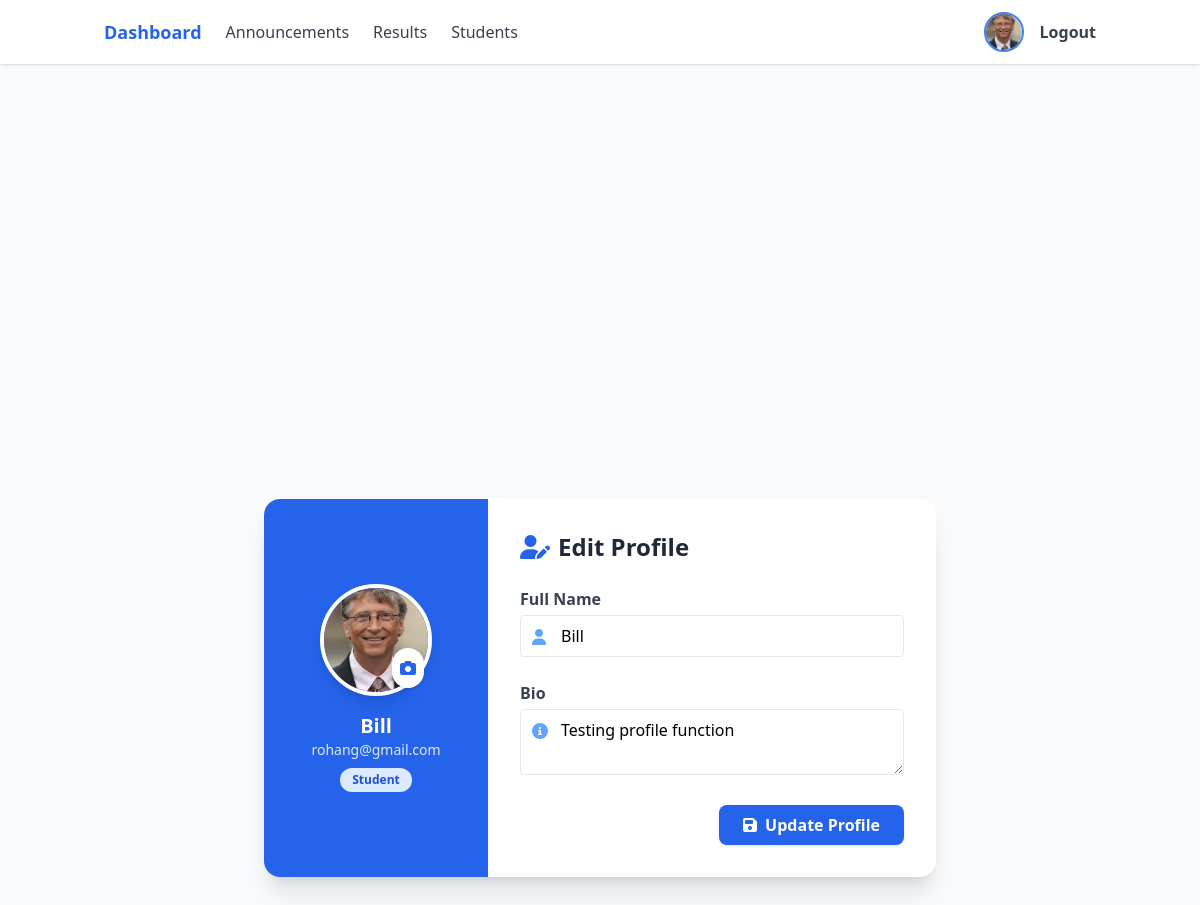
/edit-profile/ (signed in), run on the app's committed database.
### users/models.py (models this page shows, shortened)
class User(AbstractBaseUser, PermissionsMixin):
    ROLE_CHOICES = [
        ('teacher', 'Teacher'),
        ('student', 'Student'),
        ('admin', 'Admin'),
    ]
    email = models.EmailField(unique=True)
    role = models.CharField(max_length=10, choices=ROLE_CHOICES)
    is_active = models.BooleanField(default=True)
    is_staff = models.BooleanField(default=False)
    profile_image = models.ImageField(upload_to=user_profile_image_path, null=True, blank=True)
    full_name = models.CharField(max_length=255, null=True, blank=True)
    bio = models.TextField(null=True, blank=True)
    USERNAME_FIELD = 'email'
    REQUIRED_FIELDS = ['role']
    objects = UserManager()
    @property
    def is_teacher(self):
        return self.role == 'teacher'

### users/views.py (the view, shortened to what this page needs)
# urls.py: path('edit-profile/', views.edit_profile, name='edit_profile'),
@login_required
def edit_profile(request):
    if request.user.role not in ['student', 'teacher']:
        return redirect('login')
    return render(request, 'users/edit_profile.html')

### users/templates/users/edit_profile.html (shortened to what this page needs)
{% extends 'users/base.html' %}
{% block content %}
<div class="min-h-screen bg-gray-50 flex flex-col items-center justify-center py-8 px-2">
    <div class="w-full max-w-2xl bg-white rounded-2xl shadow-xl overflow-hidden flex flex-col md:flex-row">
        <div class="bg-blue-600 flex flex-col items-center justify-center p-8 md:w-1/3">
            <div class="relative group">
                {% if user.profile_image %}
                    <img id="preview" src="{{ user.profile_image.url }}" alt="Profile" class="w-28 h-28 rounded-full object-cover border-4 border-white shadow-lg transition-transform group-hover:scale-105">
                {% else %}
                    <img id="preview" src="https://ui-avatars.com/api/?name={{ user.full_name|default:user.email }}&background=3b82f6&color=fff&size=128" class="w-28 h-28 rounded-full object-cover border-4 border-white shadow-lg transition-transform group-hover:scale-105">
                {% endif %}
                <label for="profile_image" class="absolute bottom-2 right-2 bg-white p-2 rounded-full shadow cursor-pointer hover:bg-blue-100 transition">
                    <i class="fas fa-camera text-blue-600"></i>
                </label>
            </div>
            <h2 class="text-xl font-bold text-white mt-4">{{ user.full_name }}</h2>
            <p class="text-blue-100 text-sm">{{ user.email }}</p>
            <span class="mt-2 px-3 py-1 bg-blue-100 text-blue-700 rounded-full text-xs font-semibold">Student</span>
        </div>
        <div class="flex-1 p-8">
            <h1 class="text-2xl font-bold text-gray-800 mb-6 flex items-center"><i class="fas fa-user-edit mr-2 text-blue-600"></i>Edit Profile</h1>
            <form method="post" enctype="multipart/form-data" id="profile-form" class="space-y-6">
                <div>
                    <label for="full_name" class="block text-gray-700 font-semibold mb-1">Full Name</label>
                    <div class="relative">
                        <span class="absolute left-3 top-2.5 text-blue-400"><i class="fas fa-user"></i></span>
                        <input type="text" id="full_name" name="full_name" value="{{ user.full_name }}" class="w-full pl-10 p-2 border rounded focus:outline-none focus:ring-2 focus:ring-blue-400" placeholder="Enter your full name">
                    </div>
                </div>
                <div>
                    <label for="bio" class="block text-gray-700 font-semibold mb-1">Bio</label>
                    <div class="relative">
                        <span class="absolute left-3 top-2.5 text-blue-400"><i class="fas fa-info-circle"></i></span>
                        <textarea id="bio" name="bio" class="w-full pl-10 p-2 border rounded focus:outline-none focus:ring-2 focus:ring-blue-400" placeholder="Tell us about yourself...">{{ user.bio }}</textarea>
                    </div>
                </div>
                <div class="flex justify-end">
                    <button type="submit" class="bg-blue-600 text-white px-6 py-2 rounded-lg font-semibold shadow hover:bg-blue-700 transition flex items-center"><i class="fas fa-save mr-2"></i>Update Profile</button>
                </div>
            </form>
        </div>
    </div>
</div>
{% endblock %}

### users/templates/users/navbar.html (shortened to what this page needs)
{% if user.is_teacher %}
<nav class="bg-white shadow fixed top-0 left-0 right-0 z-50">
    <div class="container mx-auto px-4 py-3 flex items-center justify-between">
        <div class="flex items-center space-x-6">
            <a href="{% url 'teacher_dashboard' %}" class="text-blue-600 font-bold text-lg">Dashboard</a>
            <a href="{% url 'teacher_announcements' %}" class="text-gray-700 hover:text-blue-600">Announcements</a>
            <a href="{% url 'teacher_results' %}" class="text-gray-700 hover:text-blue-600">Results</a>
            <a href="{% url 'teacher_students' %}" class="text-gray-700 hover:text-blue-600">Students</a>
        </div>
        <div class="flex items-center space-x-4">
            <a href="{% url 'profile' %}" class="flex items-center">
                {% if user.profile_image %}
                    <img src="{{ user.profile_image.url }}" alt="Profile" class="w-10 h-10 rounded-full object-cover border-2 border-blue-500">
                {% else %}
                    <span class="w-10 h-10 flex items-center justify-center rounded-full bg-gray-300 text-gray-600">
                        <i class="fas fa-user"></i>
                    </span>
                {% endif %}
            </a>
            <a href="{% url 'logout' %}" class="text-gray-700 hover:text-red-500 font-semibold">Logout</a>
        </div>
    </div>
</nav>
{% endif %}

### data on the page
User: profile_image (picture), full_name "Bill", email "rohang@gmail.com", bio "Testing profile function"
